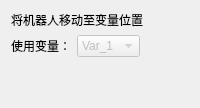
                    <widget class="QWidget" name="variablePointPage">
                     <layout class="QVBoxLayout" name="verticalLayout_13">
                      <item>
                       <widget class="QLabel" name="label_31">
                        <property name="text">
                         <string>将机器人移动至变量位置</string>
                        </property>
                       </widget>
                      </item>
                      <item>
                       <layout class="QHBoxLayout" name="horizontalLayout_25">
                        <item>
                         <widget class="QLabel" name="label_32">
                          <property name="text">
                           <string>使用变量：</string>
                          </property>
                         </widget>
                        </item>
                        <item>
                         <widget class="QComboBox" name="pointVarComboBox">
                          <property name="enabled">
                           <bool>false</bool>
                          </property>
                          <property name="sizePolicy">
                           <sizepolicy hsizetype="Expanding" vsizetype="Fixed">
                            <horstretch>0</horstretch>
                            <verstretch>0</verstretch>
                           </sizepolicy>
                          </property>
                          <item>
                           <property name="text">
                            <string>Var_1</string>
                           </property>
                          </item>
                         </widget>
                        </item>
                        <item>
                         <spacer name="horizontalSpacer_12">
                          <property name="orientation">
                           <enum>Qt::Horizontal</enum>
                          </property>
                          <property name="sizeHint" stdset="0">
                           <size>
                            <width>40</width>
                            <height>20</height>
                           </size>
                          </property>
                         </spacer>
                        </item>
                       </layout>
                      </item>
                      <item>
                       <spacer name="verticalSpacer_7">
                        <property name="orientation">
                         <enum>Qt::Vertical</enum>
                        </property>
                        <property name="sizeHint" stdset="0">
                         <size>
                          <width>20</width>
                          <height>40</height>
                         </size>
                        </property>
                       </spacer>
                      </item>
                     </layout>
                    </widget>
